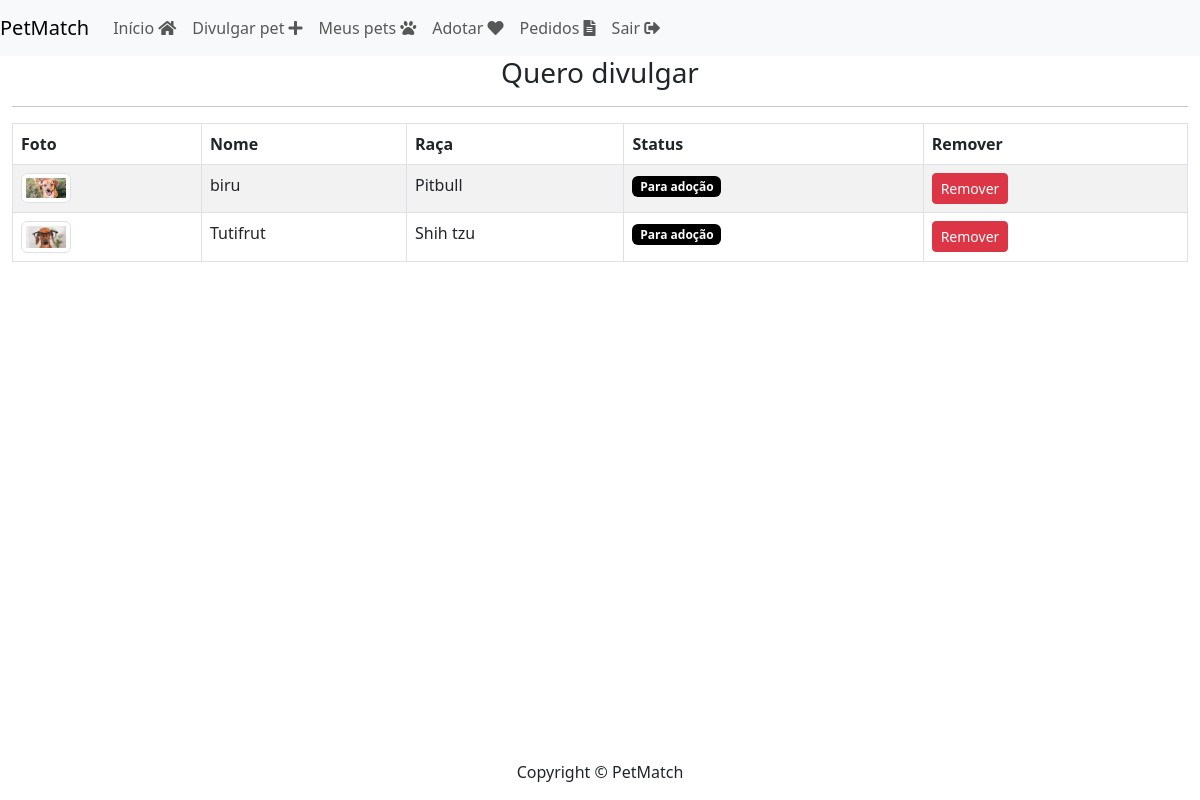
Page /divulgar/seus_pets/ (signed in) on the committed database.
### divulgar/models.py (models this page shows, shortened)
class Pet(models.Model):
    choices_status = (
        ('P', 'Para adoção'),
        ('A', 'Adotado'),
        ('E', 'Em etapa para adoção'))
    usuario = models.ForeignKey(User, on_delete=models.DO_NOTHING)
    foto = models.ImageField(upload_to="fotos_pets")
    nome = models.CharField(max_length=100)
    descricao = models.TextField()
    estado = models.CharField(max_length=50)
    cidade = models.CharField(max_length=50)
    telefone = models.CharField(max_length=50)
    tags = models.ManyToManyField(Tag)
    raca = models.ForeignKey(Raca, on_delete=models.DO_NOTHING)
    status = models.CharField(
        max_length=1,
        choices=choices_status,
        default='P')
    data_cadastro = models.DateTimeField(auto_now_add=True)

class Raca(models.Model):
    raca = models.CharField(max_length=50)
    def __str__(self):
        return self.raca

### divulgar/views.py (the view)
# urls.py: path('seus_pets/', views.seus_pets, name="seus_pets"),
@login_required
def seus_pets(request):
    if request.method == "GET":
        pets = Pet.objects.filter(usuario=request.user)
        return render(request, 'seus_pets.html', {'pets': pets})

### divulgar/templates/seus_pets.html (shortened to what this page needs)
{% load static %}
<!doctype html>
<html lang="pt-BR">
<head>
    <link href="https://cdn.jsdelivr.net/npm/bootstrap@5.3.0-alpha1/dist/css/bootstrap.min.css" rel="stylesheet">
    <link href="{% static 'usuarios/css/cadastro.css' %}" rel="stylesheet">
    <link rel="stylesheet" href="https://cdnjs.cloudflare.com/ajax/libs/font-awesome/5.15.3/css/all.min.css">
</head>
<body>
    <nav class="navbar navbar-expand-lg navbar-light bg-light">
        <a class="navbar-brand" href="#">PetMatch</a>
        <div class="collapse navbar-collapse" id="navbarNav">
            <ul class="navbar-nav">
                <li class="nav-item">
                    <a class="nav-link" href="{% url 'listar_pets'%}">Início <i class="fas fa-home"></i></a>
                </li>
                <li class="nav-item">
                    <a class="nav-link" href="{% url 'novo_pet' %}">Divulgar pet <i class="fas fa-plus"></i></a>
                </li>
                <li class="nav-item">
                    <a class="nav-link" href="{% url 'seus_pets' %}">Meus pets <i class="fas fa-paw"></i></a>
                </li>
                <li class="nav-item">
                    <a class="nav-link" href="{% url 'listar_pets'%}">Adotar <i class="fas fa-heart"></i></a>
                </li>
                <li class="nav-item">
                    <a class="nav-link" href="{% url 'ver_pedido_adocao'%}">Pedidos <i class="fas fa-file-alt"></i></a>
                </li>
                <li class="nav-item">
                    <a class="nav-link" href="{% url 'sair' %} ">Sair <i class="fas fa-sign-out-alt"></i></a>
                </li>
            </ul>
        </div>
    </nav>
    <div class="container-fluid">
        <div class="row">
            <div class="col-md">
                <h3 class="text-center">Quero divulgar</h3>
                <hr>
                <div class="table-responsive">
                <table class="table table-striped table-bordered table-hover">
                    <thead>
                        <tr>
                            <th>Foto</th>
                            <th>Nome</th>
                            <th>Raça</th>
                            <th>Status</th>
                            <th>Remover</th>
                        </tr>
                    </thead>
                    <tbody>
                        {% for pet in pets%}
                        <tr>
                            <td>
                                <img class="img-thumbnail rounded img-fluid" src="{{pet.foto.url}}">
                            </td>
                            <td>
                                {{pet.nome}}
                            </td>
                            <td>
                                {{pet.raca}}
                            </td>
                            <td>
                                {% if pet.status == "P" %}
                                <span class="badge badge-status">Para adoção</span>
                                {% elif pet.status == "A" %}
                                <span class="badge badge-status">Adotado</span>
                                {% endif%}
                            </td>
                            <td>
                                <a href="{% url 'remover_pet' pet.id %}" class="btn btn-sm btn-danger">Remover</a>
                            </td>
                        </tr>
                        {% endfor %}
                    </tbody>
                </table>
                </div>
            </div>
        </div>
    </div>
    <footer class=" text-center fixed-bottom">
        <div class="container">
            <p>Copyright &copy; PetMatch</p>
        </div>
    </footer>
</body>
</html>

### divulgar/templates/seus_pets.html (style rules this page uses)
img { border-radius: 50%; width: 50px; height: 50px; }
.badge-status { background-color: black; }

### rows in the picture
Pet: foto (picture), nome "biru", raca "Pitbull", status "Para adoção"
Pet: foto (picture), nome "Tutifrut", raca "Shih tzu", status "Para adoção"
